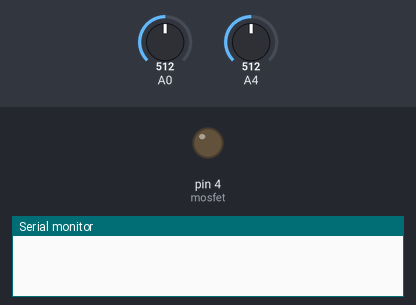
This sketch was run on a simulated Arduino Uno, built with avr-gcc and run on an emulated ATmega328P. Shown: output pins drawn as LEDs (lit = HIGH), the last lines printed to the serial monitor. The test bench sets the inputs (shaded band); at power-on: A0 = 512, A4 = 512.

Above: at 6.2 s.
6.3 s: A0 set to 527
At 7.3 s:
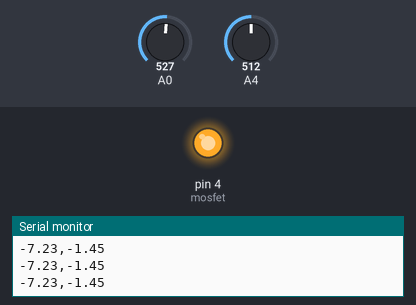
7.8 s: A0 set to 511
At 8.5 s:
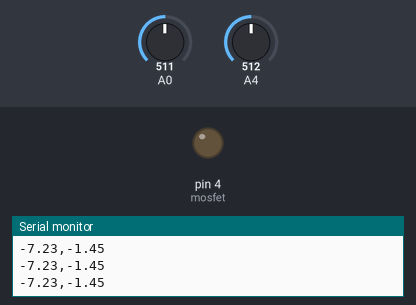
9.3 s: A0 set to 716
At 9.6 s:
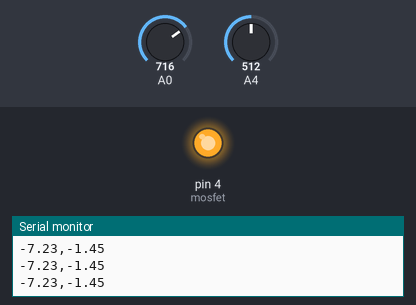
Timing chart, 0 to 12.3 s (numbered marks = the images above; inputs shaded):
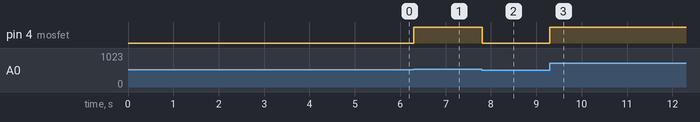

The sketch:

Current_limiter.ino
```cpp
#define steps 15
#define integration 5
#define mosfet 4
float movingAvg[steps];
float integrate[integration];
float total, itotal;
int n = 0;
int m = 0;
//int voltage = 0;
int limit = 16;
float calibrate = 0;
bool resetState = false;
bool stateSwitch = false;


void setup() {
  Serial.begin(9600);
  pinMode(mosfet, OUTPUT);
  digitalWrite(mosfet, LOW);
  calibration();
//  Serial.println("Ready");
}


void loop() {
  int stateValue = analogRead(A0);

  if (resetState == true){
    digitalWrite(mosfet, LOW);
//    Serial.println("turn off led");
    if (stateSwitch == false && stateValue < 512){
       stateSwitch = true;
//       Serial.println("turn switch back on");
    }
    if (stateSwitch == true && stateValue > 512){
//      Serial.println("reset state = false");
      resetState = false;
      stateSwitch = false;
      for (int i=0; i<steps; i++){
        movingAvg[i] = 0;
      }
      for (int i=0; i<integration; i++){
        integrate[i] = 0;
      }
    }
  }

  if (resetState == false && stateValue > 512){
//    Serial.println("in main loop");
    digitalWrite(mosfet, HIGH);
    measureCurrent(stateValue);
    n++;    m++;
    if (n == steps){n = 0;}
    if (m == integration){m = 0;}
  }
  if (itotal > limit || stateValue < 512){
    resetState = true;
//    Serial.println("reset state = true");
  }
  delay(1);
}


//---------------------------------------------------------------------------------------------------//


void measureCurrent(int stateValue){
  int sensorValue = analogRead(A4);
  float value = (float(sensorValue)-float(calibrate))*(5000.0/(20.0*1023.0));
  movingAvg[n] = value;
  total = 0.0;
  itotal = 0.0;
  for (int i=0; i<steps; i++){
    total += movingAvg[i];
  }
  float average = total/float(steps);
  integrate[m] = average;
  for (int i=0; i<integration; i++){
    itotal += integrate[i];
  }
  Serial.print(itotal);
  Serial.print(",");
  Serial.println(average);
}

void calibration(){
  int voltage;
  for (int i=0; i<50; i++){
    voltage += analogRead(A4);
    delay(100);
  }
  calibrate = float(voltage)/50.0;
}
```

Measured:
- the behaviour switches between 512 and 513 on A0 (found by bisection; images 0 and 1)
- after the input at 6.3 s, pin 4 (mosfet): LOW → HIGH at once
- after the input at 7.8 s, pin 4 (mosfet): HIGH → LOW at once
- after the input at 9.3 s, pin 4 (mosfet): LOW → HIGH at once
